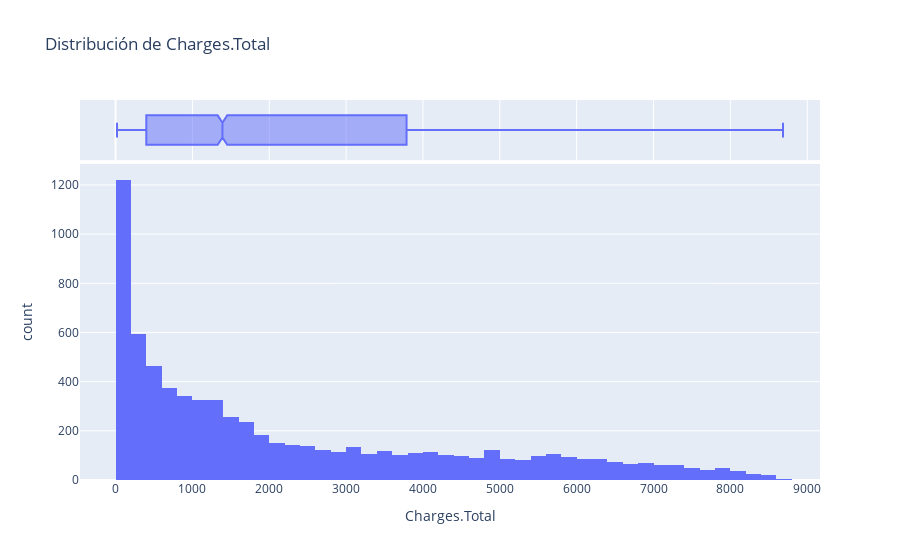

Here is the notebook cell this chart was saved with:
### Code cell
# Histograma para 'Charges.Total'
fig = px.histogram(datos_normalizados, x='Charges.Total',
                   title='Distribución de Charges.Total',
                   marginal='box')
fig.show()

### Figure 1 — Plotly figure (JSON) as saved in the notebook; plotly's stock layout.template omitted (floating-point values rounded to 4 significant figures; data arrays with more than 128 entries replaced by an {"elided": "..."} marker saying what was removed)
{"data": [{"bingroup": "x", "hovertemplate": "Charges.Total=%{x}<br>count=%{y}<extra></extra>", "legendgroup": "", "marker": {"color": "#636efa", "pattern": {"shape": ""}}, "name": "", "orientation": "v", "showlegend": false, "type": "histogram", "x": {"elided": "7267 float values"}, "xaxis": "x", "yaxis": "y"}, {"hovertemplate": "Charges.Total=%{x}<extra></extra>", "legendgroup": "", "marker": {"color": "#636efa"}, "name": "", "notched": true, "showlegend": false, "type": "box", "x": {"elided": "7267 float values"}, "xaxis": "x2", "yaxis": "y2"}], "layout": {"barmode": "relative", "legend": {"tracegroupgap": 0}, "title": {"text": "Distribución de Charges.Total"}, "xaxis": {"anchor": "y", "domain": [0, 1], "title": {"text": "Charges.Total"}}, "xaxis2": {"anchor": "y2", "domain": [0, 1], "matches": "x", "showgrid": true, "showticklabels": false}, "yaxis": {"anchor": "x", "domain": [0, 0.8316], "title": {"text": "count"}}, "yaxis2": {"anchor": "x2", "domain": [0.8416, 1], "matches": "y2", "showgrid": false, "showline": false, "showticklabels": false, "ticks": ""}}}
